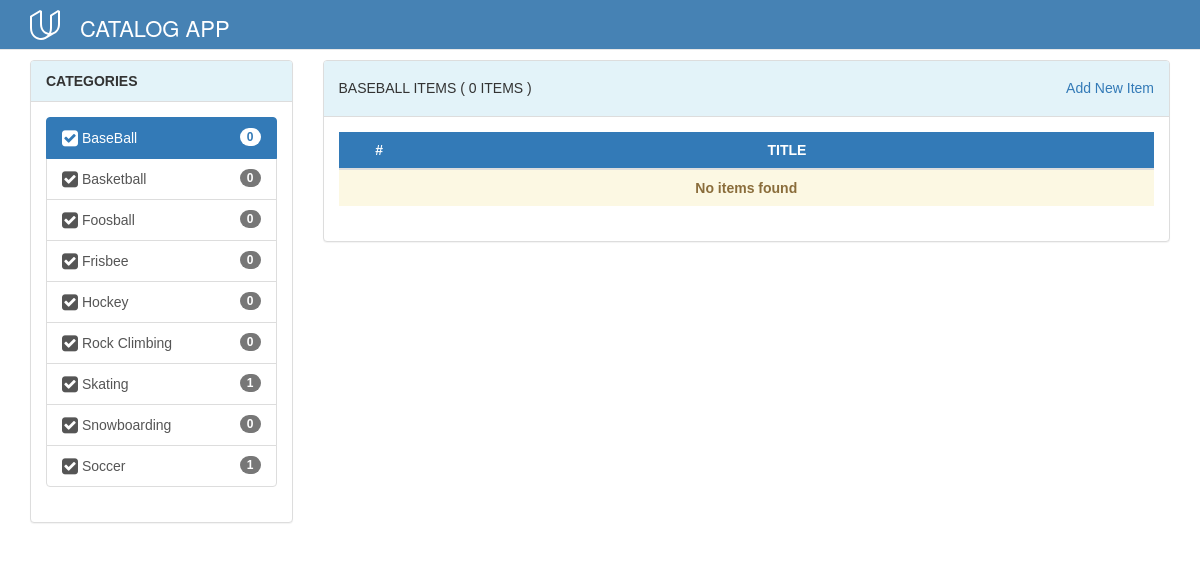
/catalog/categories/BaseBall/, run on an earlier commit of the app's database.
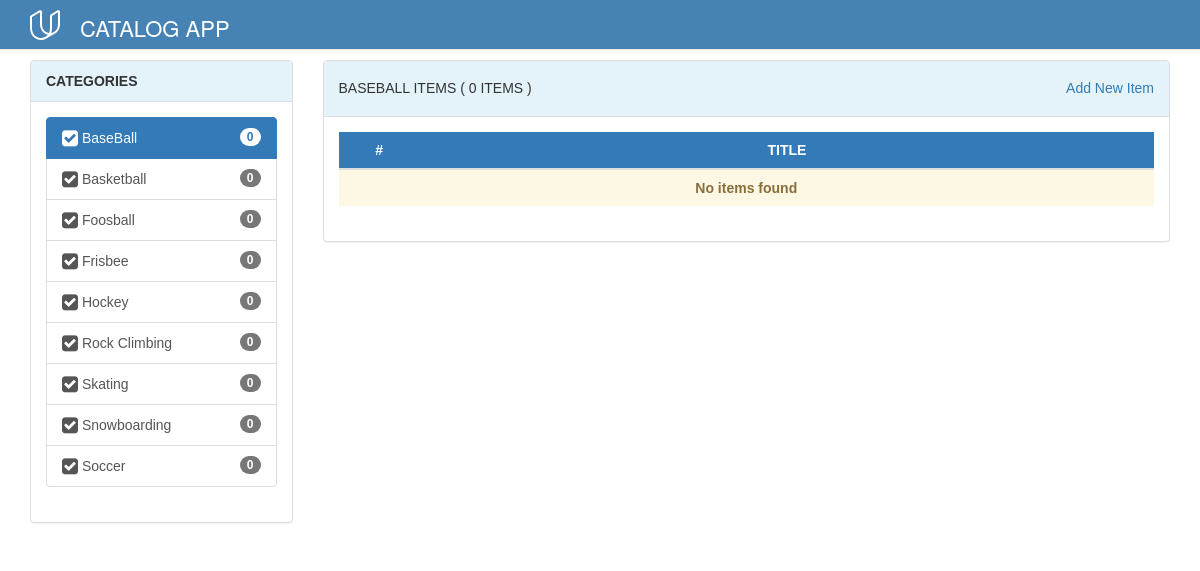
And on a later commit of the database.
### database_setup.py (models this page shows, shortened)
class Category(Base):
    __tablename__ = 'category'
    id = Column(Integer, primary_key=True)
    name = Column(String(80), nullable=False)
    date = Column(DateTime,
                  default=datetime.datetime.now(),
                  onupdate=datetime.datetime.now()
                  )

### project.py (the view)
@app.route('/catalog/categories/<category_name>/')
def getCategoryItems(category_name):
    categories = queryitems('categories')
    selected_category = session.query(
        Category).filter_by(name=category_name).one()
    items = session.query(CategoryItem).filter_by(
        category_id=selected_category.id).all()
    try:
        user = catalog_session['username']
    except KeyError:
        user = None
    return render_template(
        'category_detail.html',
        selected_category=selected_category,
        user=user,
        items=items,
        categories=categories,
        itemscount=len(items)
    )

### project.py (called while the page is built)
def queryitems(mquery):
    query = None
    if mquery == 'latest':
        query = session.query(CategoryItem.id,
                              CategoryItem.title,
                              CategoryItem.description,
                              Category.name) \
            .join(Category, Category.id == CategoryItem.category_id) \
            .order_by(desc(CategoryItem.date)).all()
    elif mquery == 'categories':
        query = session.query(Category.name,
                              func.count(CategoryItem.category_id)
                              .label("conta")) \
            .outerjoin(CategoryItem, CategoryItem.category_id == Category.id) \
            .group_by(Category.name) \
            .order_by(Category.name)
    elif mquery == 'allcategories':
        query = session.query(Category).all()
    else:
        query = None
    return query

### templates/category_detail.html (shortened to what this page needs)
<!DOCTYPE html>
<html lang="en">
<head>
  <link rel="stylesheet" href="https://maxcdn.bootstrapcdn.com/bootstrap/3.3.6/css/bootstrap.min.css">
  <link rel=stylesheet type=text/css href="{{ url_for('static', filename='styles.css') }}">
  <link rel=stylesheet type=text/css href="https://maxcdn.bootstrapcdn.com/font-awesome/4.7.0/css/font-awesome.min.css">
</head>
<body class="fullbleed layout vertical">
  <nav class="navbar navbar-default navbar-fixed-top">
    <div class="container">
      <div class="navbar-header">
        <div id="divLogo">
          <a class="pull-right" href="/">
            <span>
          </span>
            <span class="divLogoText pull-right" >CATALOG APP</span>
             </a>
        </div>
      </div>
      <div class="navbar-collapse collapse">
      </div>
    </div>
  </nav>
  <div class="container">
    <div class="row">
      <div class="col-md-3">
        <div class="panel panel-default">
          <div class="panel-heading"><span class="text-center">CATEGORIES</span>
          </div>
          <div class="panel-body">
            <div class="list-group">
              {% for category in categories %}
              <a class="list-group-item {{" active " if category.name==selected_category.name}}" href="{{ url_for('getCategoryItems', category_name=category.name) }}">
            <i class="fa fa-check-square fa-lg"></i>
            {{ category.name  }}
            <span class="badge badge-default badge-pill">{{ category.conta   }} </span>
          </a> {% endfor %}
            </div>
          </div>
        </div>
      </div>
      <div class="col-md-9">
        <div class="panel panel-default">
          <div class="panel-heading">
            <h5>{{ selected_category.name.upper() }} ITEMS ( {{ itemscount }} ITEMS )<span class="pull-right"><a href="{{ url_for('getCreateItem') }}"> Add New Item </a></span></h5>
          </div>
          <div class="panel-body">
            <table class="table table-striped table-hover table-users">
              <thead>
                <tr class="bg-primary">
                  <th class="col-lg-1 text-center">#</th>
                  <th class="col-lg-9 text-center">TITLE</th>
                </tr>
              </thead>
              <tbody>
                {% if itemscount==0 %}
                <tr>
                  <td class="text-center alert-warning" colspan="4"><b>No items found</b>
                  </td>
                </tr>
                {% endif %}
              </tbody>
            </table>
          </div>
        </div>
      </div>
    </div>
  </div>
</body>
</html>

What changed in the data, as far as the page shows it:
changed Category "Skating": conta "1" → "0"
changed Category "Soccer": conta "1" → "0"
